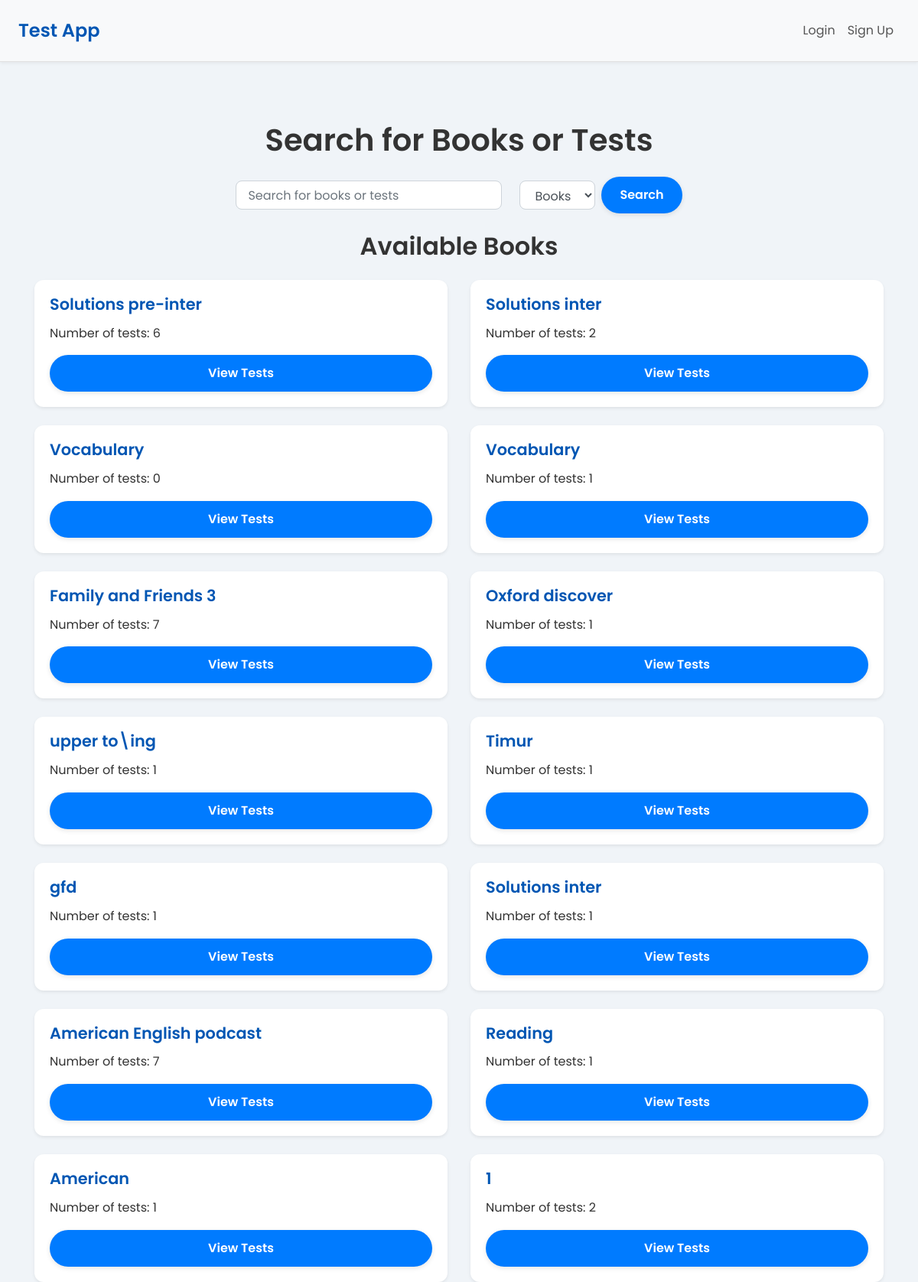
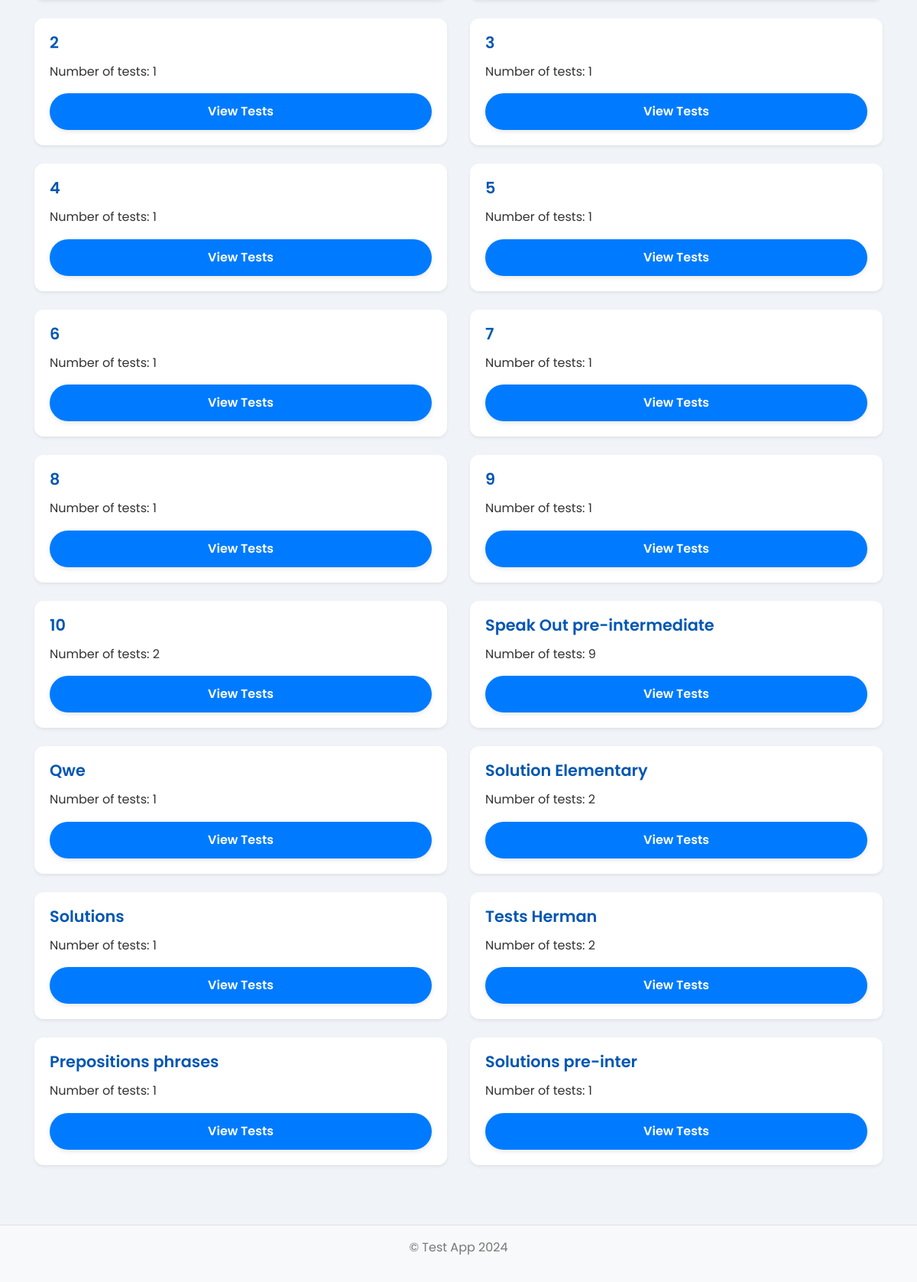
The page / on the database its author committed (2 pictures, top to bottom).
### app/models.py (models this page shows)
class Book(db.Model):
    __tablename__ = 'book'  # Explicitly specify table name
    id = db.Column(db.Integer, primary_key=True)
    title = db.Column(db.String(150), nullable=False)
    tests = db.relationship(
        'Test',
        backref='book',
        lazy=True,
        cascade='all, delete-orphan'
    )

### app/routes/main.py (the view)
@main_bp.route('/')
def index():
    books = Book.query.all()
    return render_template('main/index.html', books=books)

### app/templates/main/index.html (shortened to what this page needs)
{% extends "layouts/base.html" %}
{% block content %}
  <h1 class="my-4 text-center">Search for Books or Tests</h1>
  <form method="GET" action="{{ url_for('main.search') }}" class="form-inline justify-content-center mb-4">
    <div class="form-group">
      <input type="text" name="query" id="search_query" class="form-control" placeholder="Search for books or tests" required>
    </div>
    <div class="form-group mx-2">
      <select name="search_option" id="search_option" class="form-control">
        <option value="books">Books</option>
      </select>
    </div>
    <button type="submit" class="btn btn-primary">Search</button>
  </form>
  <h2 class="my-4 text-center">Available Books</h2>
  <div class="row">
    {% for book in books %}
      <div class="col-12 col-md-6 mb-4">
        <div class="card h-100 shadow-sm">
          <div class="card-body">
            <h5 class="card-title">{{ book.title }}</h5>
            <p class="card-text">Number of tests: {{ book.tests|length }}</p>
            <a href="{{ url_for('main.book_tests', book_id=book.id) }}" class="btn btn-primary btn-block">View Tests</a>
          </div>
        </div>
      </div>
    {% else %}
      <p class="text-center">No books available.</p>
    {% endfor %}
  </div>
{% endblock %}

### app/static/styles.css (style rules this page uses)
body { font-family: 'Poppins', sans-serif; background-color: #f0f4f8; color: #333; line-height: 1.6; }
h1, h2, h3, h4, h5, h6 { font-weight: 600; }
.card { border: none; border-radius: 12px; box-shadow: 0 4px 12px rgba(0, 0, 0, 0.1); transition: transform 0.2s ease-in-out, box-shadow 0.2s ease-in-out; }
.card-title { font-size: 1.3rem; font-weight: 600; color: #0056b3; }
.btn { font-size: 1rem; font-weight: 600; padding: 12px 24px; border-radius: 30px; border: none; transition: transform 0.2s ease, box-shadow 0.2s ease; box-shadow: 0 2px 6px rgba(0, 0, 0, 0.1); }
.btn-primary { background-color: #007bff; color: white; }
.form-inline .form-group { margin-right: 15px; }
.form-control { border-radius: 8px; border: 1px solid #ced4da; padding: 10px 15px; transition: border-color 0.2s ease, box-shadow 0.2s ease; }

### rows shown on the page
Book: title "Solutions pre-inter", tests|length "6"
Book: title "Solutions inter", tests|length "2"
Book: title "Vocabulary", tests|length "0"
Book: title "Vocabulary", tests|length "1"
Book: title "Family and Friends 3", tests|length "7"
Book: title "Oxford discover", tests|length "1"
Book: title "upper to\\ing", tests|length "1"
Book: title "Timur", tests|length "1"
Book: title "gfd", tests|length "1"
Book: title "Solutions inter", tests|length "1"
Book: title "American English podcast", tests|length "7"
Book: title "Reading", tests|length "1"
Book: title "American", tests|length "1"
Book: title "1", tests|length "2"
Book: title "2", tests|length "1"
Book: title "3", tests|length "1"
Book: title "4", tests|length "1"
Book: title "5", tests|length "1"
Book: title "6", tests|length "1"
Book: title "7", tests|length "1"
Book: title "8", tests|length "1"
Book: title "9", tests|length "1"
Book: title "10", tests|length "2"
Book: title "Speak Out pre-intermediate", tests|length "9"
Book: title "Qwe", tests|length "1"
Book: title "Solution Elementary", tests|length "2"
Book: title "Solutions", tests|length "1"
Book: title "Tests Herman", tests|length "2"
Book: title "Prepositions phrases", tests|length "1"
Book: title "Solutions pre-inter", tests|length "1"
